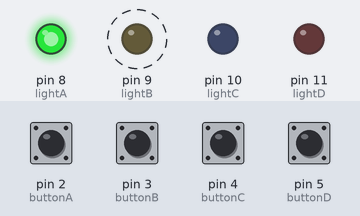
Simulated run of this sketch. Board: Arduino Uno, built with avr-gcc and run on an emulated ATmega328P. On the bench: output pins drawn as LEDs (lit = HIGH). Dashed ring = blinking. Inputs (shaded band) come from the test bench; at power-on: pin 2 (buttonA), pin 3 (buttonB), pin 4 (buttonC), pin 5 (buttonD) LOW. Random numbers use the default seed unless the sketch sets one.

Above: at 1.4 s.
1.5 s: pin 2 (buttonA) pulled HIGH for 0.2 s
At 2.45 s:
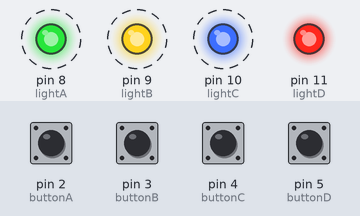
4.5 s: pin 3 (buttonB) pulled HIGH for 0.2 s
At 4.65 s:
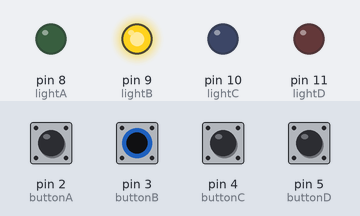
At 6.75 s:
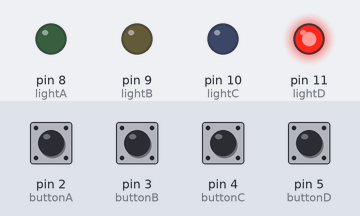
7.5 s: pin 3 (buttonB) pulled HIGH for 1 s
10.5 s: pin 4 (buttonC) pulled HIGH for 0.2 s
13.5 s: pin 2 (buttonA) pulled HIGH for 1 s
Timing chart, 0 to 17.0 s (numbered marks = the images above; inputs shaded):
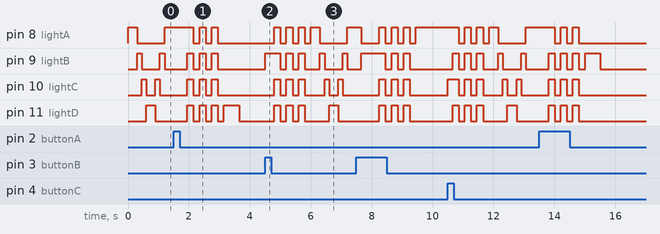

The sketch:

SimonSays.ino
```cpp
//BUTTON VAR

const int buttonA = 2;
const int buttonB = 3;
const int buttonC = 4;
const int buttonD = 5;

//STATE VAR

int stateA = 0;
int stateB = 0;
int stateC = 0;
int stateD = 0;

//LIGHT VAR

const int lightA = 8;
const int lightB = 9;
const int lightC = 10;
const int lightD = 11;

//GAME VAR

int game = 0;
const int maxGame = 10;
int simonSaysArray[maxGame];
int level = 0;
int reactInt = 0;
int reacted;
int curr = 0;
int maxReact = 20;
int playerRestartArray[4];
int restartArray[4] = {0,1,2,3};

//READ INPUT

void readInput(){
  stateA = digitalRead(buttonA);
  stateB = digitalRead(buttonB);
  stateC = digitalRead(buttonC);
  stateD = digitalRead(buttonD);
}

void  delayedReadInput(int rec){
  for(int i = 0; i<rec ; i++){
    readInput();
    if(checkPressed()) return;
    delay(10);
  }
}


// Check if anything is pressed

bool checkPressed(){
  if(stateA == 1 || stateB == 1 || stateC == 1 || stateD == 1)
  return true;
  return false;
}

//NATURAL Mode

void natural(){
  digitalWrite(lightA, HIGH);
  digitalWrite(lightB, LOW);
  digitalWrite(lightC, LOW);
  digitalWrite(lightD, LOW);

  //Loops forwards to see if anything has been pressed
  int pin;
  const int delayTime = 150;
  delay(delayTime);
  for(int i =0; i<4;i++){
    pin = i + 8;
    digitalWrite(pin, HIGH);
    if(pin != 8 || pin != 11) delay(delayTime);
    digitalWrite(pin, LOW);
    readInput();
    if(checkPressed()) return;
  }

  //Loops backwards
  for(int i = 4; i> 0;i--){
    pin = 7 + i;
    digitalWrite(pin, HIGH);
    if(pin != 11 || pin != 8) delay(delayTime);
    digitalWrite(pin, LOW);
    readInput();
    if(checkPressed()) return;
  }
}

//BLINK animation

void blinking(){
  int pin;
  for(int i = 0; i<3 ; i++){
    for(int j = 0; j < 4; j++){
      pin = j + 8;
      digitalWrite(pin,HIGH);
    }
    delay(200);
    for(int j = 0; j < 4; j++){
      pin = j + 8;
      digitalWrite(pin,LOW);
    }
    delay(200);
  }
}

//GAMES

void newGame(){
  level = 0;
}

void add(){
  level++;
}

//SHOW BUTTONS LIGHT

void lightUp(int time){

  int pin;

  if(game == 1){
   pin = simonSaysArray[curr];
  }else if(game == 2){
    pin = reactInt;
  }
  switch(pin){
    case 0: digitalWrite(lightA, HIGH);
            delay(time);
            digitalWrite(lightA, LOW);
            break;
    case 1: digitalWrite(lightB, HIGH);
            delay(time);
            digitalWrite(lightB, LOW);
            break;
    case 2: digitalWrite(lightC, HIGH);
            delay(time);
            digitalWrite(lightC, LOW);
            break;
    case 3: digitalWrite(lightD, HIGH);
            delay(time);
            digitalWrite(lightD, LOW);
            break;
    defult:break;
  }

  digitalWrite(lightA, LOW);
  digitalWrite(lightB, LOW);
  digitalWrite(lightC, LOW);
  digitalWrite(lightD, LOW);

  delay(500);

}

//TEST

void test(){
  for(int i = 0 ; i < maxGame ; i++){
    add();
  }
  for(curr = 0 ; curr < maxGame ; curr++){
    lightUp(500);
  }
  blinking();
  game = 2;
  level = 0;
}

//SIMON RANDOM

void randomize(){

  if(game == 1){
    for(int i = 0; i < maxGame; i++){
      simonSaysArray[i] = random(0,4);
    }
  }
  if(game == 2){
    reactInt = random(0,4);
  }

  if(game == 3){

  }
}

//SIMON GAME

void simonSays(){

  int gameState = 0;
  level = 0;
  randomize();

  while(true){
    if(gameState == 0){

      add();
      for(curr = 0 ; curr < level ; curr++){
      lightUp(500);
      }
      gameState = 1;
    }

    if(gameState == 1){
      for(curr = 0; curr < level; curr++){
        delayedReadInput(500);
        if(lightButton(300) != simonSaysArray[curr]){
          fail();
          return;
        }
      }
    }
    delay(500);
    gameState = 0;

    if(level == maxGame){
      win();
      return;
    }
  }
}

//WIN AND FAIL

void fail(){
  blinking();
  game = 0;
  level = 0;
  randomize();
}

void win(){
  blinking();
  game = 5;
  level = 0;
  randomize();
}

void permaLight(){
  int pin = reactInt;

  switch(pin){
    case 0: digitalWrite(lightA, HIGH);
            return;
    case 1: digitalWrite(lightB, HIGH);
            return;
    case 2: digitalWrite(lightC, HIGH);
            return;
    case 3: digitalWrite(lightD, HIGH);
            return;
    default:return ;
  }
}

//WHAC-A-MOLE

void reactGame(){

  int reactTime;
  while(true){
    randomize();
    permaLight();
    reactTime = 150 - 5*level;
    delayedReadInput(reactTime);
    if(lightButton(reactTime) != reactInt){
      fail();
      return;
    }else if(level == maxReact-1){
      win();
      return;
    }
    add();
    delay(reactTime + 2*level);

  }
}

//BUTTON SELECT

int lightButton(int del){
  while(true){
    readInput();
    if(stateA == HIGH){
      digitalWrite(lightA, HIGH);
      delay(del);
      digitalWrite(lightA, LOW);
      stateA = 0;
      return 0;
    }
    if(stateB == HIGH){
      digitalWrite(lightB, HIGH);
      delay(del);
      digitalWrite(lightB, LOW);
      stateB = 0;
      return 1;
    }
    if(stateC == HIGH){
      digitalWrite(lightC, HIGH);
      delay(del);
      digitalWrite(lightC, LOW);
      stateC = 0;
      return 2;
    }
    if(stateD == HIGH){
      digitalWrite(lightD, HIGH);
      delay(del);
      digitalWrite(lightD, LOW);
      stateD = 0;
      return 3;
    }
    return 9;
  }
}

void gameRestart(){
  curr =0;
  while(true){
    delayedReadInput(500);
    int pin = lightButton(200);
   if(restartArray[curr] != pin){
      curr = 0;
    }else curr++;
    if(curr == 4){
      curr = 0;
      game = 0;
      return;
   }
  }
}

//RUN

void setup() {

  pinMode(buttonA, INPUT);
  pinMode(buttonB, INPUT);
  pinMode(buttonC, INPUT);
  pinMode(buttonD, INPUT);

  pinMode(lightA, OUTPUT);
  pinMode(lightB, OUTPUT);
  pinMode(lightC, OUTPUT);
  pinMode(lightD, OUTPUT);

  randomize();

  game = 0;

}

void loop() {

  randomize();

  if(checkPressed() && game == 0){
    if(lightButton(300) == 0){
      game = 1;
      blinking();
    }
    else if(lightButton(300) == 1){
      game = 2;
      blinking();
    }
    stateA = 0;
    stateB = 0;
    stateC = 0;
    stateD = 0;

  }

  if(game == 1){
    simonSays();
  }
  if(game == 2){
    reactGame();
  }

  if(game == 5){
    gameRestart();
  }


  if(game == 0){
    natural();
  }
}
```

Measured:
- after the input at 4.5 s, pin 8 (lightA): goes 3 × (HIGH 0.20 s, LOW 0.20 s), HIGH 0.30 s, LOW 0.90 s, then HIGH, starting after 0.30 s; pin 9 (lightB): LOW → HIGH at once, → LOW 0.50 s later, → HIGH 0.20 s later, → LOW 0.20 s later, … (10 changes in this stretch)
- by itself, pin 8 (lightA): alternates HIGH for 0.20 s and LOW for 0.20 s, 5 changes in all, then stays LOW
- by itself, pin 9 (lightB), pin 10 (lightC): alternates HIGH for 0.20 s and LOW for 0.20 s, 6 changes in all, then stays LOW
